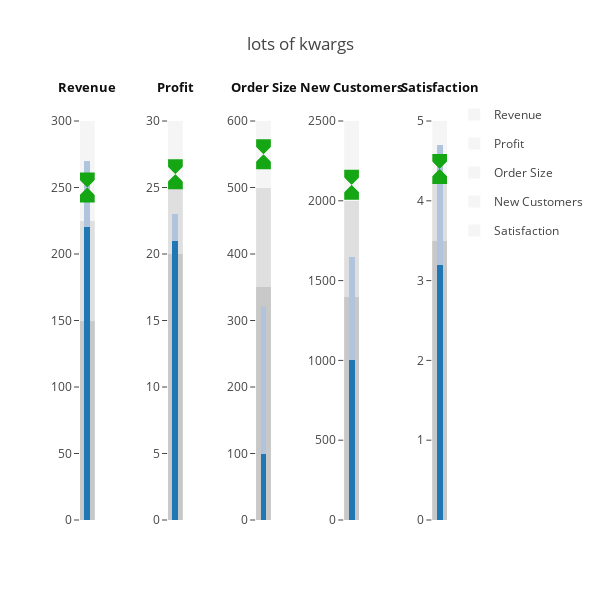

This figure's notebook cell:
### Markdown cell above
# Custom Kwargs

### Code cell
import plotly.figure_factory as ff

import pandas as pd

data = pd.read_json('https://cdn.rawgit.com/plotly/datasets/master/BulletData.json')

fig = ff.create_bullet(
    data, orientation='v', markers='markers', measures='measures',
    ranges='ranges', subtitles='subtitle', titles='title',
    title='lots of kwargs', width=600, showlegend=True,
    scatter_options={'marker': {'size': 30,
                                'color': 'rgb(21, 166, 20)',
                                'symbol': 'hourglass'}}
    
)

# group legends
chart_elements = 6  # 3 grey bars, 2 blue bars, 1 marker
for cols, title in enumerate(data['title']):
    for ele in range(chart_elements):
        if ele == 0:
            showlegend = True
        else:
            showlegend = False
        fig['data'][cols * 6 + ele].update(
            {
                'legendgroup': '{}'.format(title),
                'name': title,
                'showlegend': showlegend
            }
        )

pyo.iplot(fig, filename='bullet chart - custom kwargs')

### Figure 1 — Plotly figure (JSON) as saved in the notebook; plotly's stock layout.template omitted (floating-point values rounded to 4 significant figures)
{"data": [{"base": 0, "hoverinfo": "y", "legendgroup": "Revenue", "marker": {"color": "rgb(245.0, 245.0, 245.0)"}, "name": "Revenue", "orientation": "v", "showlegend": true, "type": "bar", "uid": "a8570c8f-d6f2-46d5-9214-2cded0122302", "width": 2, "x": [0], "xaxis": "x", "y": [300], "yaxis": "y"}, {"base": 0, "hoverinfo": "y", "legendgroup": "Revenue", "marker": {"color": "rgb(222.5, 222.5, 222.5)"}, "name": "Revenue", "orientation": "v", "showlegend": false, "type": "bar", "uid": "236a7079-239c-4cc5-860a-67a0754c00df", "width": 2, "x": [0], "xaxis": "x", "y": [225], "yaxis": "y"}, {"base": 0, "hoverinfo": "y", "legendgroup": "Revenue", "marker": {"color": "rgb(200.0, 200.0, 200.0)"}, "name": "Revenue", "orientation": "v", "showlegend": false, "type": "bar", "uid": "a93fd729-9cc6-47ee-855f-eb771e8303a5", "width": 2, "x": [0], "xaxis": "x", "y": [150], "yaxis": "y"}, {"base": 0, "hoverinfo": "y", "legendgroup": "Revenue", "marker": {"color": "rgb(176.0, 196.0, 221.0)"}, "name": "Revenue", "orientation": "v", "showlegend": false, "type": "bar", "uid": "967988e6-d2cb-4f80-a88f-3a37c6832ca7", "width": 0.4, "x": [0.5], "xaxis": "x", "y": [270], "yaxis": "y"}, {"base": 0, "hoverinfo": "y", "legendgroup": "Revenue", "marker": {"color": "rgb(31.0, 119.0, 180.0)"}, "name": "Revenue", "orientation": "v", "showlegend": false, "type": "bar", "uid": "e8bebe17-9c85-4575-ac1e-eee88527b196", "width": 0.4, "x": [0.5], "xaxis": "x", "y": [220], "yaxis": "y"}, {"hoverinfo": "y", "legendgroup": "Revenue", "marker": {"color": "rgb(21, 166, 20)", "size": 30, "symbol": "hourglass"}, "name": "Revenue", "showlegend": false, "type": "scatter", "uid": "32e00554-1528-47a8-8eec-bb3598042f72", "x": [0.5], "xaxis": "x", "y": [250], "yaxis": "y"}, {"base": 0, "hoverinfo": "y", "legendgroup": "Profit", "marker": {"color": "rgb(245.0, 245.0, 245.0)"}, "name": "Profit", "orientation": "v", "showlegend": true, "type": "bar", "uid": "64b826a4-f9e8-4a45-bb81-b9a9d8bb744c", "width": 2, "x": [0], "xaxis": "x2", "y": [30], "yaxis": "y2"}, {"base": 0, "hoverinfo": "y", "legendgroup": "Profit", "marker": {"color": "rgb(222.5, 222.5, 222.5)"}, "name": "Profit", "orientation": "v", "showlegend": false, "type": "bar", "uid": "b80fb516-3d24-47a1-ac81-0e5fec4c27b4", "width": 2, "x": [0], "xaxis": "x2", "y": [25], "yaxis": "y2"}, {"base": 0, "hoverinfo": "y", "legendgroup": "Profit", "marker": {"color": "rgb(200.0, 200.0, 200.0)"}, "name": "Profit", "orientation": "v", "showlegend": false, "type": "bar", "uid": "7aaabf41-0ad7-4159-8029-ce71643895c1", "width": 2, "x": [0], "xaxis": "x2", "y": [20], "yaxis": "y2"}, {"base": 0, "hoverinfo": "y", "legendgroup": "Profit", "marker": {"color": "rgb(176.0, 196.0, 221.0)"}, "name": "Profit", "orientation": "v", "showlegend": false, "type": "bar", "uid": "591a8fe7-5628-4fdf-a58d-6ddbcb89c794", "width": 0.4, "x": [0.5], "xaxis": "x2", "y": [23], "yaxis": "y2"}, {"base": 0, "hoverinfo": "y", "legendgroup": "Profit", "marker": {"color": "rgb(31.0, 119.0, 180.0)"}, "name": "Profit", "orientation": "v", "showlegend": false, "type": "bar", "uid": "94117861-6415-405b-871a-72369ebe3af7", "width": 0.4, "x": [0.5], "xaxis": "x2", "y": [21], "yaxis": "y2"}, {"hoverinfo": "y", "legendgroup": "Profit", "marker": {"color": "rgb(21, 166, 20)", "size": 30, "symbol": "hourglass"}, "name": "Profit", "showlegend": false, "type": "scatter", "uid": "c1995541-dfe7-414a-a3c1-8d450c9f5915", "x": [0.5], "xaxis": "x2", "y": [26], "yaxis": "y2"}, {"base": 0, "hoverinfo": "y", "legendgroup": "Order Size", "marker": {"color": "rgb(245.0, 245.0, 245.0)"}, "name": "Order Size", "orientation": "v", "showlegend": true, "type": "bar", "uid": "c00313ab-90f5-4ef8-a2e6-080efa9d24e0", "width": 2, "x": [0], "xaxis": "x3", "y": [600], "yaxis": "y3"}, {"base": 0, "hoverinfo": "y", "legendgroup": "Order Size", "marker": {"color": "rgb(222.5, 222.5, 222.5)"}, "name": "Order Size", "orientation": "v", "showlegend": false, "type": "bar", "uid": "21b16480-486d-4f00-8bf8-8160321eed9d", "width": 2, "x": [0], "xaxis": "x3", "y": [500], "yaxis": "y3"}, {"base": 0, "hoverinfo": "y", "legendgroup": "Order Size", "marker": {"color": "rgb(200.0, 200.0, 200.0)"}, "name": "Order Size", "orientation": "v", "showlegend": false, "type": "bar", "uid": "6144ce9f-9207-4308-981f-f6a2b12ffdc2", "width": 2, "x": [0], "xaxis": "x3", "y": [350], "yaxis": "y3"}, {"base": 0, "hoverinfo": "y", "legendgroup": "Order Size", "marker": {"color": "rgb(176.0, 196.0, 221.0)"}, "name": "Order Size", "orientation": "v", "showlegend": false, "type": "bar", "uid": "f8950a05-f9c2-4369-8853-396d15505469", "width": 0.4, "x": [0.5], "xaxis": "x3", "y": [320], "yaxis": "y3"}, {"base": 0, "hoverinfo": "y", "legendgroup": "Order Size", "marker": {"color": "rgb(31.0, 119.0, 180.0)"}, "name": "Order Size", "orientation": "v", "showlegend": false, "type": "bar", "uid": "f4fcce4b-9667-4d79-b300-62f786a2221b", "width": 0.4, "x": [0.5], "xaxis": "x3", "y": [100], "yaxis": "y3"}, {"hoverinfo": "y", "legendgroup": "Order Size", "marker": {"color": "rgb(21, 166, 20)", "size": 30, "symbol": "hourglass"}, "name": "Order Size", "showlegend": false, "type": "scatter", "uid": "1b072ffc-aa5c-47bb-aebd-2ce23cb852ea", "x": [0.5], "xaxis": "x3", "y": [550], "yaxis": "y3"}, {"base": 0, "hoverinfo": "y", "legendgroup": "New Customers", "marker": {"color": "rgb(245.0, 245.0, 245.0)"}, "name": "New Customers", "orientation": "v", "showlegend": true, "type": "bar", "uid": "b5e8505c-786f-493e-8087-ebfc7ca3529d", "width": 2, "x": [0], "xaxis": "x4", "y": [2500], "yaxis": "y4"}, {"base": 0, "hoverinfo": "y", "legendgroup": "New Customers", "marker": {"color": "rgb(222.5, 222.5, 222.5)"}, "name": "New Customers", "orientation": "v", "showlegend": false, "type": "bar", "uid": "a43ca85a-c1b8-4b2c-9ace-fcff2c491c7a", "width": 2, "x": [0], "xaxis": "x4", "y": [2000], "yaxis": "y4"}, {"base": 0, "hoverinfo": "y", "legendgroup": "New Customers", "marker": {"color": "rgb(200.0, 200.0, 200.0)"}, "name": "New Customers", "orientation": "v", "showlegend": false, "type": "bar", "uid": "632d1d2a-c2de-4ba2-93bf-7a9d99337e9d", "width": 2, "x": [0], "xaxis": "x4", "y": [1400], "yaxis": "y4"}, {"base": 0, "hoverinfo": "y", "legendgroup": "New Customers", "marker": {"color": "rgb(176.0, 196.0, 221.0)"}, "name": "New Customers", "orientation": "v", "showlegend": false, "type": "bar", "uid": "61cfc3a6-8bbe-461a-ab3a-e61280bb0909", "width": 0.4, "x": [0.5], "xaxis": "x4", "y": [1650], "yaxis": "y4"}, {"base": 0, "hoverinfo": "y", "legendgroup": "New Customers", "marker": {"color": "rgb(31.0, 119.0, 180.0)"}, "name": "New Customers", "orientation": "v", "showlegend": false, "type": "bar", "uid": "b1dc9cfb-b36c-4a09-8a20-52cdd7d130f7", "width": 0.4, "x": [0.5], "xaxis": "x4", "y": [1000], "yaxis": "y4"}, {"hoverinfo": "y", "legendgroup": "New Customers", "marker": {"color": "rgb(21, 166, 20)", "size": 30, "symbol": "hourglass"}, "name": "New Customers", "showlegend": false, "type": "scatter", "uid": "8d71105b-4838-420e-9419-dab4ac07214a", "x": [0.5], "xaxis": "x4", "y": [2100], "yaxis": "y4"}, {"base": 0, "hoverinfo": "y", "legendgroup": "Satisfaction", "marker": {"color": "rgb(245.0, 245.0, 245.0)"}, "name": "Satisfaction", "orientation": "v", "showlegend": true, "type": "bar", "uid": "4e75d5c4-211d-4fd8-b9fc-c2468e1bec0a", "width": 2, "x": [0], "xaxis": "x5", "y": [5], "yaxis": "y5"}, {"base": 0, "hoverinfo": "y", "legendgroup": "Satisfaction", "marker": {"color": "rgb(222.5, 222.5, 222.5)"}, "name": "Satisfaction", "orientation": "v", "showlegend": false, "type": "bar", "uid": "31a2ee09-b057-482c-a5a4-b27ce19b468f", "width": 2, "x": [0], "xaxis": "x5", "y": [4.25], "yaxis": "y5"}, {"base": 0, "hoverinfo": "y", "legendgroup": "Satisfaction", "marker": {"color": "rgb(200.0, 200.0, 200.0)"}, "name": "Satisfaction", "orientation": "v", "showlegend": false, "type": "bar", "uid": "9d7861cf-f53c-4e28-9b3b-3529a3fba59c", "width": 2, "x": [0], "xaxis": "x5", "y": [3.5], "yaxis": "y5"}, {"base": 0, "hoverinfo": "y", "legendgroup": "Satisfaction", "marker": {"color": "rgb(176.0, 196.0, 221.0)"}, "name": "Satisfaction", "orientation": "v", "showlegend": false, "type": "bar", "uid": "7182bcea-3c20-400c-9847-c708b0f3a96f", "width": 0.4, "x": [0.5], "xaxis": "x5", "y": [4.7], "yaxis": "y5"}, {"base": 0, "hoverinfo": "y", "legendgroup": "Satisfaction", "marker": {"color": "rgb(31.0, 119.0, 180.0)"}, "name": "Satisfaction", "orientation": "v", "showlegend": false, "type": "bar", "uid": "b1979076-eba3-48e1-b591-8e71086ccd0f", "width": 0.4, "x": [0.5], "xaxis": "x5", "y": [3.2], "yaxis": "y5"}, {"hoverinfo": "y", "legendgroup": "Satisfaction", "marker": {"color": "rgb(21, 166, 20)", "size": 30, "symbol": "hourglass"}, "name": "Satisfaction", "showlegend": false, "type": "scatter", "uid": "4514d73c-80f5-4322-866f-65c0df9be87d", "x": [0.5], "xaxis": "x5", "y": [4.4], "yaxis": "y5"}], "layout": {"annotations": [{"font": {"color": "#0f0f0f", "size": 13}, "showarrow": false, "text": "<b>Revenue</b>", "textangle": 0, "x": 0.02, "xanchor": "center", "xref": "paper", "y": 1.03, "yanchor": "middle", "yref": "paper"}, {"font": {"color": "#0f0f0f", "size": 13}, "showarrow": false, "text": "<b>Profit</b>", "textangle": 0, "x": 0.26, "xanchor": "center", "xref": "paper", "y": 1.03, "yanchor": "middle", "yref": "paper"}, {"font": {"color": "#0f0f0f", "size": 13}, "showarrow": false, "text": "<b>Order Size</b>", "textangle": 0, "x": 0.5, "xanchor": "center", "xref": "paper", "y": 1.03, "yanchor": "middle", "yref": "paper"}, {"font": {"color": "#0f0f0f", "size": 13}, "showarrow": false, "text": "<b>New Customers</b>", "textangle": 0, "x": 0.74, "xanchor": "center", "xref": "paper", "y": 1.03, "yanchor": "middle", "yref": "paper"}, {"font": {"color": "#0f0f0f", "size": 13}, "showarrow": false, "text": "<b>Satisfaction</b>", "textangle": 0, "x": 0.98, "xanchor": "center", "xref": "paper", "y": 1.03, "yanchor": "middle", "yref": "paper"}], "barmode": "stack", "height": 600, "margin": {"l": 80}, "showlegend": true, "title": {"text": "lots of kwargs"}, "width": 600, "xaxis": {"anchor": "y", "domain": [0, 0.04], "range": [0, 1], "showgrid": false, "showticklabels": false, "zeroline": false}, "xaxis2": {"anchor": "y2", "domain": [0.24, 0.28], "range": [0, 1], "showgrid": false, "showticklabels": false, "zeroline": false}, "xaxis3": {"anchor": "y3", "domain": [0.48, 0.52], "range": [0, 1], "showgrid": false, "showticklabels": false, "zeroline": false}, "xaxis4": {"anchor": "y4", "domain": [0.72, 0.76], "range": [0, 1], "showgrid": false, "showticklabels": false, "zeroline": false}, "xaxis5": {"anchor": "y5", "domain": [0.96, 1], "range": [0, 1], "showgrid": false, "showticklabels": false, "zeroline": false}, "yaxis": {"anchor": "x", "domain": [0, 1], "showgrid": false, "tickwidth": 1, "zeroline": false}, "yaxis2": {"anchor": "x2", "domain": [0, 1], "showgrid": false, "tickwidth": 1, "zeroline": false}, "yaxis3": {"anchor": "x3", "domain": [0, 1], "showgrid": false, "tickwidth": 1, "zeroline": false}, "yaxis4": {"anchor": "x4", "domain": [0, 1], "showgrid": false, "tickwidth": 1, "zeroline": false}, "yaxis5": {"anchor": "x5", "domain": [0, 1], "showgrid": false, "tickwidth": 1, "zeroline": false}}}
